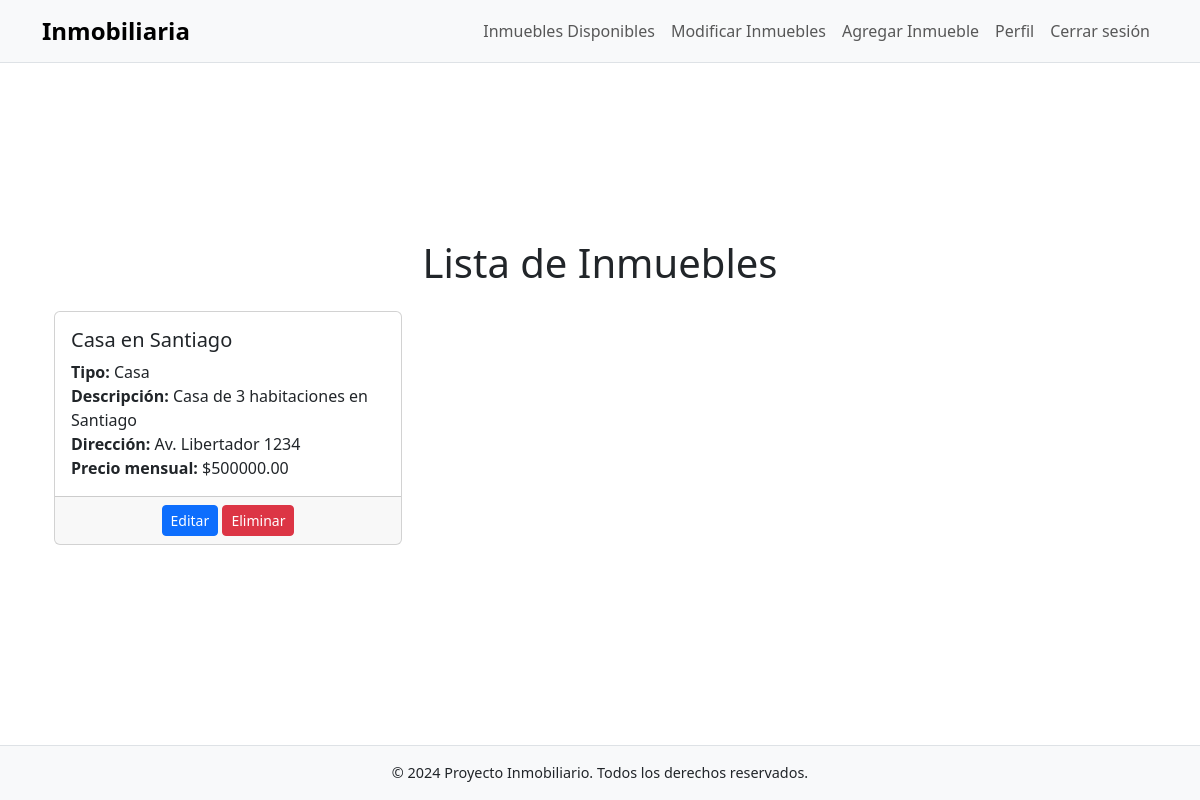
The app's page /inmuebles/ (signed in) with its own data.
### gestion_inmuebles/models.py (models this page shows, shortened)
class Inmueble(models.Model):
    TIPO_INMUEBLE_CHOICES = [
        ('casa', 'Casa'),
        ('departamento', 'Departamento'),
        ('oficina', 'Oficina'),
        ('local_comercial', 'Local Comercial'),
        ('terreno', 'Terreno'),
    ]
    nombre = models.CharField(max_length=200)
    descripcion = models.TextField(null=True, blank=True)
    m2_construidos = models.DecimalField(max_digits=5, decimal_places=2)
    m2_totales = models.DecimalField(max_digits=5, decimal_places=2)
    estacionamientos = models.IntegerField(default=0)
    habitaciones = models.IntegerField(default=1)
    banos = models.IntegerField(default=1)
    direccion = models.CharField(max_length=200)
    comuna = models.ForeignKey(Comuna, on_delete=models.CASCADE, related_name='inmuebles')
    tipo_inmueble = models.CharField(max_length=50, choices=TIPO_INMUEBLE_CHOICES, default='casa')
    precio_mensual = models.DecimalField(max_digits=10, decimal_places=2, default=0.00)
    arrendador = models.ForeignKey(Arrendador, on_delete=models.CASCADE, null=True, blank=True, related_name='inmuebles')
    class Meta:
        permissions = [
            ("can_view_inmueble", "Puede ver inmueble"),
            ("can_edit_inmueble", "Puede editar inmueble"),
            ("can_delete_inmueble", "Puede eliminar inmueble"),
        ]

### gestion_inmuebles/views.py (the view)
# urls.py: path('inmuebles/', views.lista_inmuebles, name='lista_inmuebles'),
@login_required
def lista_inmuebles(request):
    inmuebles = Inmueble.objects.filter(arrendador=request.user.arrendador)
    return render(request, 'lista_inmuebles.html', {'inmuebles': inmuebles})

### gestion_inmuebles/templates/lista_inmuebles.html
{% extends 'base.html' %}
{% block content %}
<div class="container my-5">
    <h1 class="text-center mb-4">Lista de Inmuebles</h1>
    <div class="row">
        {% for inmueble in inmuebles %}
        <div class="col-md-4 mb-4">
            <div class="card h-100">
                <div class="card-body">
                    <h5 class="card-title">{{ inmueble.nombre }}</h5>
                    <p class="card-text">
                        <strong>Tipo:</strong> {{ inmueble.get_tipo_inmueble_display }}<br>
                        <strong>Descripción:</strong> {{ inmueble.descripcion|default:"Sin descripción" }}<br>
                        <strong>Dirección:</strong> {{ inmueble.direccion }}<br>
                        <strong>Precio mensual:</strong> ${{ inmueble.precio_mensual }}
                    </p>
                </div>
                <div class="card-footer text-center">
                    <a href="{% url 'editar_inmueble' inmueble.pk %}" class="btn btn-primary btn-sm">Editar</a>
                    <a href="{% url 'eliminar_inmueble' inmueble.pk %}" class="btn btn-danger btn-sm">Eliminar</a>
                </div>
            </div>
        </div>
        {% empty %}
        <p class="text-center">No tienes inmuebles registrados.</p>
        {% endfor %}
    </div>
</div>
{% endblock %}

### gestion_inmuebles/templates/base.html (style rules this page uses)
body { display: flex; flex-direction: column; min-height: 100vh; }

### records on screen
Inmueble: nombre "Casa en Santiago", tipo_inmueble "Casa", descripcion "Casa de 3 habitaciones en Santiago", direccion "Av. Libertador 1234", precio_mensual "500000.00"
